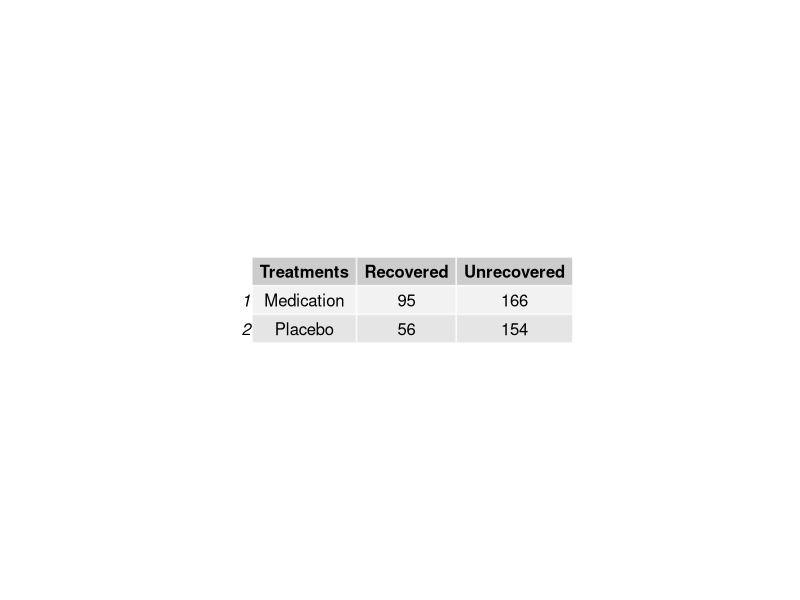
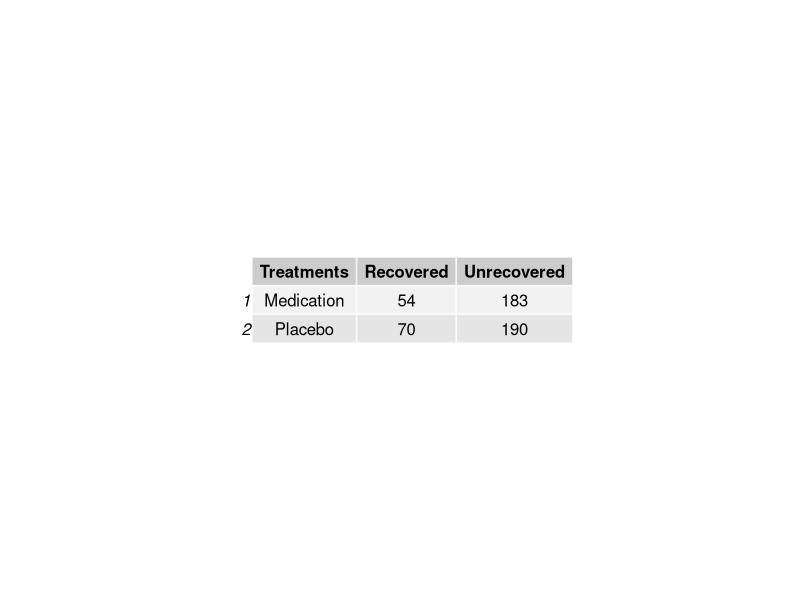
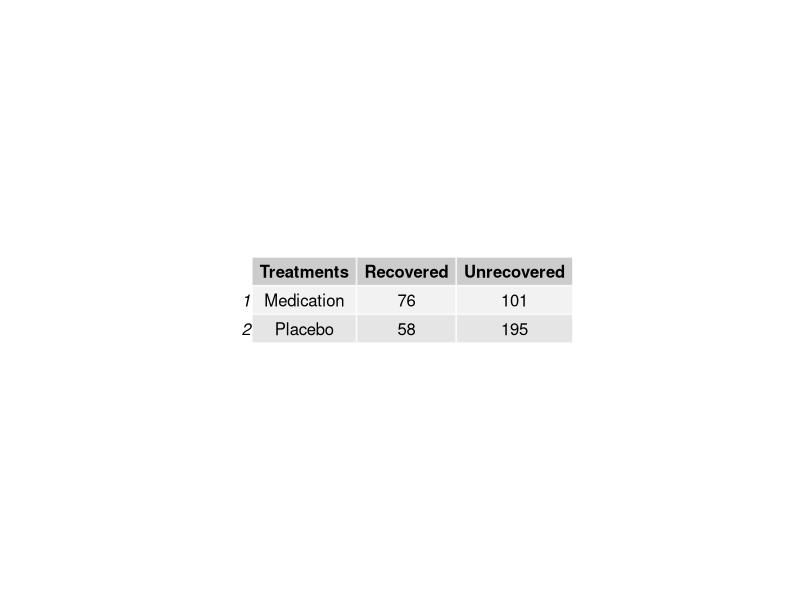
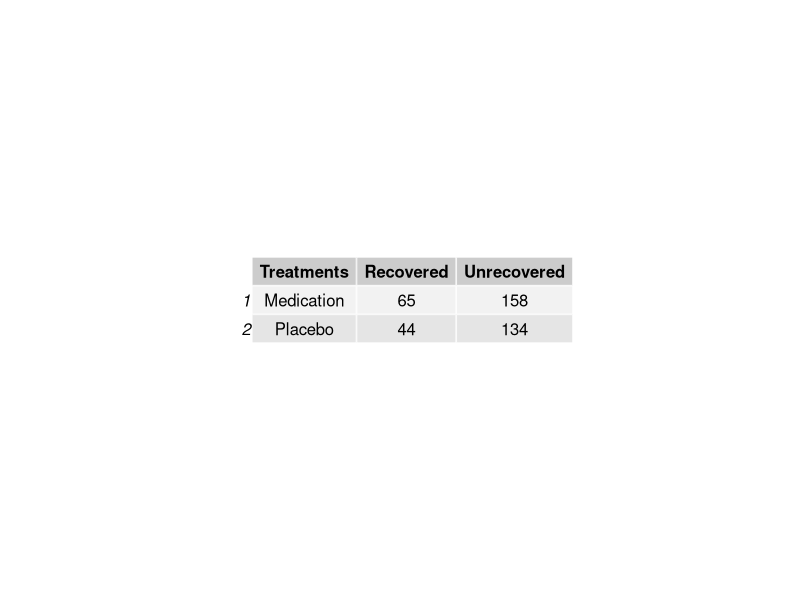
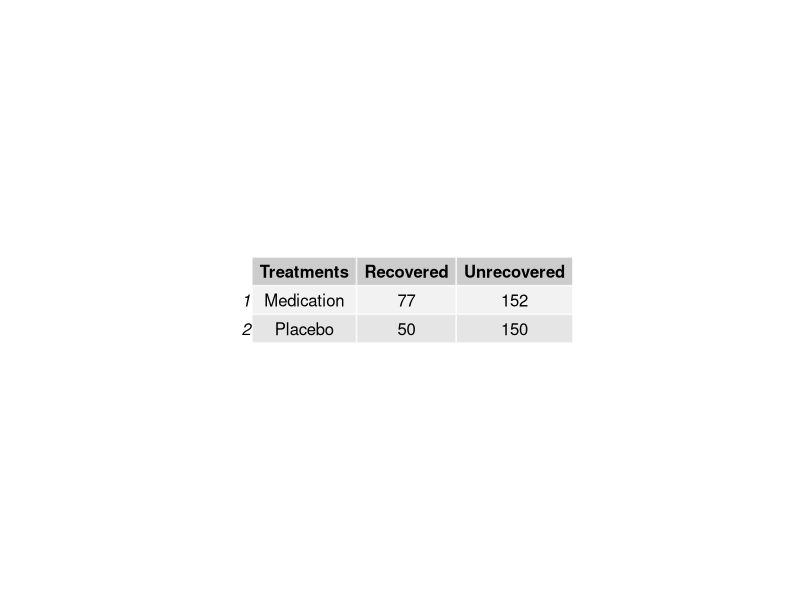
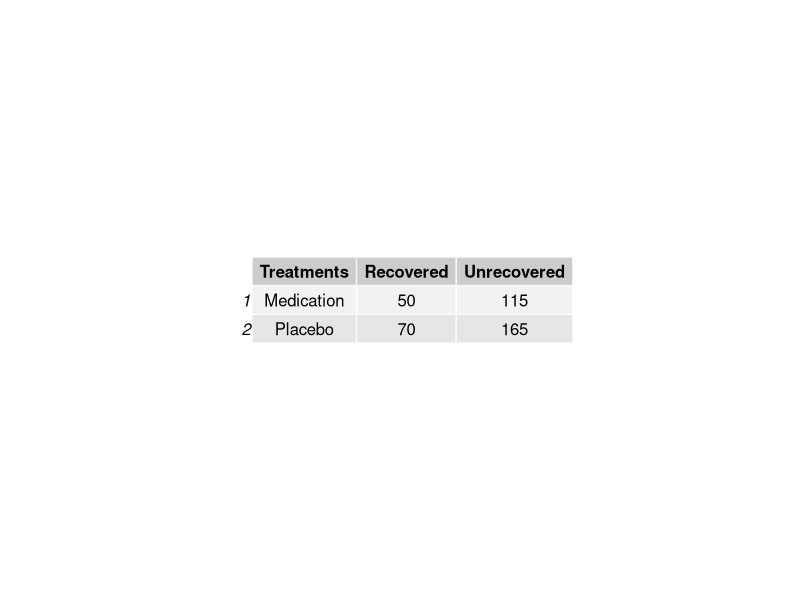
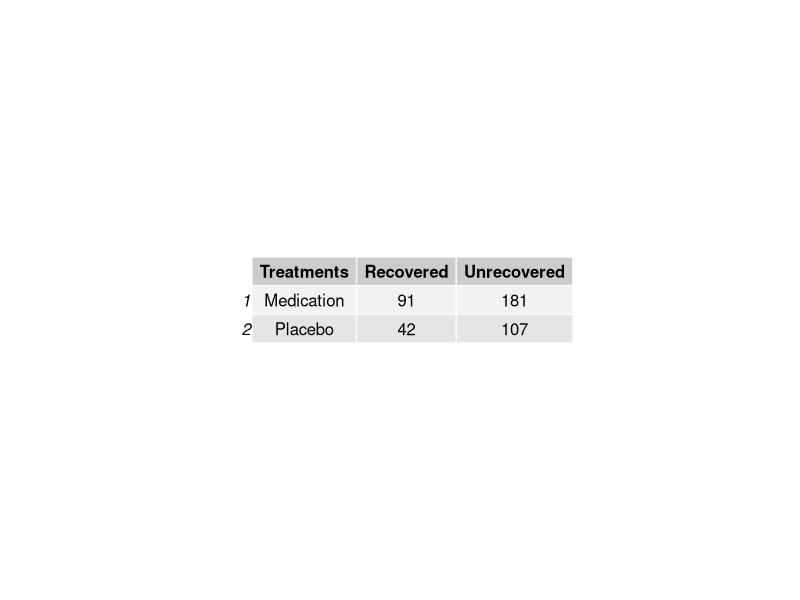
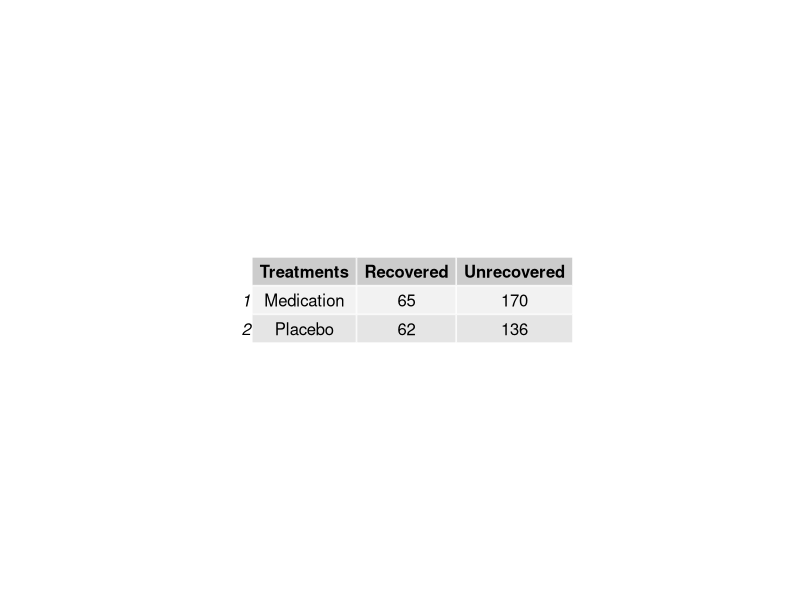

Reproduce these figures in R, in order. (Note: this script raises an error after producing the figures.)
##### RRCIMC1 #####
library(gridExtra) # the pacakge needed for this particular question to create multiple grid-level plots in a page
RRCIMC1= function(
title = "RRCIMC1", # Question-bank title that will be easily viewable in e-learning
n = 200, # Number of questions to generate
type = "MC", # The question type, one of many possible types on e-learning
answers = 5, # Number of answers per MC question
points.per.q = 4, # Number of points the question is worth (on the test)
difficulty = 1, # An easily viewable difficulty level on e-learning
quest.txt1 = "Both a new medication and placebo were administered to two separate groups of subjects. The subjects were monitored for recovery from an illness and the results were recorded in the 2x2 contingency table above. What is the 95% CI for the risk ratio given recovery in subjects who received the medication vs. those who received the placebo?", # The above text is the static text for the question
Treatments = c("Medication", "Placebo"), #creating a vector of the treatment characters in the question
digits = 2, # This is the number of decimal places to round off the data
loc.path = "Images/", # This is the local path used to store any randomly generated image files
e.path = "Images/", # This is the path on e-learning used to store any above-implemented image files
hint = "You can follow your a, b, c, d formula given in lectures and the coursepack.", # This is a student hint, visible to them during the exam on e-learning
feedback = "RR = a/(a+b)/(c/(c+d)). SE = sqrt(1/a + 1/c - 1/(a+b) - 1/(c+d)). ME for ln(RR) = 1.96*SE." # This is student feedback, visible after the exam
)
{
param <- c("NewQuestion","ID","Title","QuestionText","Points","Difficulty", "Image",
           rep("Option", answers),"Hint","Feedback") # These are setting row names for the CSV file
questions <- data.frame() # This opens a data frame to store the randomly generated questions below
for(i in 1:n)
{
  ID <- paste(title, i, sep = "-") # The ID of the specific question within the bank, title + question number in the loop
  points <- sample(c(rep(0,answers-1),100),replace=F) # The proportion of points assigned to each possible answer, 1 if correct or 0 if incorrect
  corr.ind <- 7 + which.max(points) # This is the row index of the correct answer
  Recovered <- c(sample(50:100, size = 1), sample(25:75, size = 1))
  Unrecovered <- sample(100:200, size = 2)
  data <- data.frame(Treatments, Recovered, Unrecovered, stringsAsFactors = FALSE) # This is how we're randomly generating data frame for this question
  lb <- round(exp(log(data[1,2]/(data[1,2]+data[1,3])/(data[2,2]/(data[2,2]+data[2,3]))) - 1.96*sqrt(1/data[1,2] + 1/data[2,2]- 1/(data[1,2]+data[1,3]) - 1/(data[2,2]+data[2,3]))),
              digits = digits) # creating lower bound of the 95% confidence interval
  ub <- round(exp(log(data[1,2]/(data[1,2]+data[1,3])/(data[2,2]/(data[2,2]+data[2,3]))) + 1.96*sqrt(1/data[1,2] + 1/data[2,2]- 1/(data[1,2]+data[1,3]) - 1/(data[2,2]+data[2,3]))),
              digits = digits) # creating upper bound of the 95% confidence interval
  corr.ans <- paste("(", paste(lb, ub, sep = ", "), ")", sep = "") # this is the correct answer to the question
  up.min <- round(ub + .08, digits) # This is the minimum value for incorrect answers above the correct answer
  down.max <- round(lb - .08, digits) # This is the maximum value for incorrect answers below the correct answer
  if(lb <= .4){
    seq1 <- seq(up.min, 5 + 10^-digits, 10^-digits) # generating minimum values for incorrect answers above the correct answer within a certain limit
    mat1 <- expand.grid(seq1,seq1) # creating a data frame from the combinations of minimum values for incorrect answers above the correct answer within a certain limit
    mat1 <- mat1[mat1[,1] < mat1[,2], ]
    ans.txt1 <- mat1[sample(nrow(mat1), size = answers), ]}
  else{if(ub >= 3.2){
    seq2 <- seq(-0.1 - 10^-digits, down.max, 10^-digits) # generating maximum values for incorrect answers below the correct answer within a certain limit
    mat2 <- expand.grid(seq2,seq2) # creating a data frame from the combinations of maximum values for incorrect answers below the correct answer within a certain limit
    mat2 <- mat2[mat2[,1] < mat2[,2], ]
    ans.txt1 <- mat2[sample(nrow(mat2), size = answers), ]}
    else{
      seq3 <- c(seq(-0.1 - 10^-digits, down.max, 10^-digits), seq(up.min, 5 + 10^-digits, 10^-digits))  # generating minimum and maximum values for incorrect answers within a certain limit
      mat3 <- expand.grid(seq3,seq3) # creating a data frame from the combinations of minimum and maximum values for incorrect answers within a certain limit
      mat3 <- mat3[mat3[,1] < mat3[,2], ]
      ans.txt1 <- mat3[sample(nrow(mat3), size = answers), ]}}
  ans.txt <- c()
  for(l in 1:answers){ans.txt[l] <- paste("(", paste(ans.txt1[l,1], ans.txt1[l,2], sep = ", "), ")", sep = "")} # These are randomly generated incorrect answers for different limit condition
  content <- c(type, ID, ID, quest.txt1,
               points.per.q, difficulty, paste(e.path, paste(title, i, sep = "-"), ".jpeg", sep = ""),
               points, hint, feedback) # This is collecting a lot of the above information into a single vector
  options <- c(rep("",7), ans.txt, rep("",2))
  options[corr.ind] <- corr.ans # This is imputing the correct answer at the appropriate row index
  questions[(1+(9+answers)*i):((9+answers)*(i+1)),1] <- param # This is indexing and storing all the row names
  questions[(1+(9+answers)*i):((9+answers)*(i+1)),2] <- content # Indexing and storing all the content
  questions[(1+(9+answers)*i):((9+answers)*(i+1)),3] <- options # Indexing and storing the answers, both incorrect and correct
  jpeg(filename=paste(loc.path, paste(title, i, sep = "-"), ".jpeg", sep = ""),
       height = 30*nrow(data), width = 81*ncol(data)) # creating the image files in the designated place
  p <- tableGrob(data) # Creating the summary statistics for the graphical item
  grid.arrange(p) # arranging all the summary statistics for the graphical items in one location
  dev.off()
}
questions <- questions[((10+answers)):((9+answers)*(n+1)),] # Storing only what's needed for e-learning upload as a CSV file
write.table(questions, sep=",", file=paste(title, ".csv", sep = ""),
            row.names=F, col.names=F) # Writing the CSV file
}

RRCIMC1() # creating the csv file